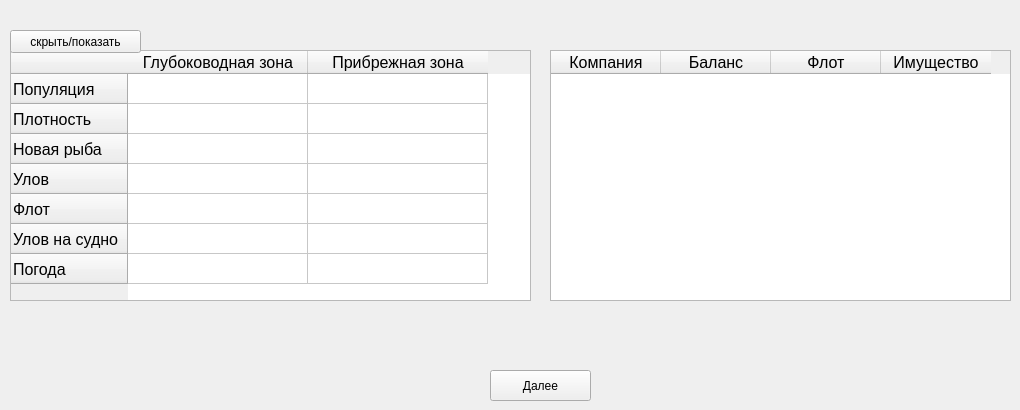
      <widget class="QWidget" name="InfoPage">
       <widget class="QTableWidget" name="WaterInfoTable">
        <property name="enabled">
         <bool>true</bool>
        </property>
        <property name="geometry">
         <rect>
          <x>10</x>
          <y>50</y>
          <width>521</width>
          <height>251</height>
         </rect>
        </property>
        <property name="font">
         <font>
          <pointsize>12</pointsize>
         </font>
        </property>
        <attribute name="horizontalHeaderCascadingSectionResizes">
         <bool>false</bool>
        </attribute>
        <attribute name="horizontalHeaderDefaultSectionSize">
         <number>180</number>
        </attribute>
        <attribute name="horizontalHeaderHighlightSections">
         <bool>true</bool>
        </attribute>
        <attribute name="horizontalHeaderMinimumSectionSize">
         <number>29</number>
        </attribute>
        <attribute name="horizontalHeaderShowSortIndicator" stdset="0">
         <bool>false</bool>
        </attribute>
        <attribute name="verticalHeaderDefaultSectionSize">
         <number>30</number>
        </attribute>
        <attribute name="verticalHeaderMinimumSectionSize">
         <number>19</number>
        </attribute>
        <row>
         <property name="text">
          <string>Популяция</string>
         </property>
         <property name="font">
          <font>
           <pointsize>12</pointsize>
          </font>
         </property>
        </row>
        <row>
         <property name="text">
          <string>Плотность</string>
         </property>
        </row>
        <row>
         <property name="text">
          <string>Новая рыба</string>
         </property>
        </row>
        <row>
         <property name="text">
          <string>Улов</string>
         </property>
        </row>
        <row>
         <property name="text">
          <string>Флот</string>
         </property>
        </row>
        <row>
         <property name="text">
          <string>Улов на судно</string>
         </property>
        </row>
        <row>
         <property name="text">
          <string>Погода</string>
         </property>
        </row>
        <column>
         <property name="text">
          <string>Глубоководная зона</string>
         </property>
         <property name="font">
          <font>
           <pointsize>12</pointsize>
          </font>
         </property>
        </column>
        <column>
         <property name="text">
          <string>Прибрежная зона</string>
         </property>
         <property name="font">
          <font>
           <pointsize>12</pointsize>
          </font>
         </property>
        </column>
       </widget>
       <widget class="QPushButton" name="pushButton_2">
        <property name="geometry">
         <rect>
          <x>490</x>
          <y>370</y>
          <width>101</width>
          <height>31</height>
         </rect>
        </property>
        <property name="text">
         <string>Далее</string>
        </property>
       </widget>
       <widget class="QTableWidget" name="CompaniesInfoTable">
        <property name="geometry">
         <rect>
          <x>550</x>
          <y>50</y>
          <width>461</width>
          <height>251</height>
         </rect>
        </property>
        <property name="font">
         <font>
          <pointsize>12</pointsize>
         </font>
        </property>
        <property name="lineWidth">
         <number>1</number>
        </property>
        <property name="autoScrollMargin">
         <number>16</number>
        </property>
        <attribute name="horizontalHeaderDefaultSectionSize">
         <number>110</number>
        </attribute>
        <attribute name="horizontalHeaderMinimumSectionSize">
         <number>43</number>
        </attribute>
        <attribute name="verticalHeaderVisible">
         <bool>false</bool>
        </attribute>
        <column>
         <property name="text">
          <string>Компания</string>
         </property>
         <property name="font">
          <font>
           <pointsize>12</pointsize>
          </font>
         </property>
        </column>
        <column>
         <property name="text">
          <string>Баланс</string>
         </property>
         <property name="font">
          <font>
           <pointsize>12</pointsize>
          </font>
         </property>
        </column>
        <column>
         <property name="text">
          <string>Флот</string>
         </property>
         <property name="font">
          <font>
           <pointsize>12</pointsize>
          </font>
         </property>
        </column>
        <column>
         <property name="text">
          <string>Имущество</string>
         </property>
         <property name="font">
          <font>
           <pointsize>12</pointsize>
          </font>
         </property>
        </column>
       </widget>
       <widget class="QPushButton" name="hideWaterInfoTable">
        <property name="geometry">
         <rect>
          <x>10</x>
          <y>30</y>
          <width>131</width>
          <height>23</height>
         </rect>
        </property>
        <property name="text">
         <string>скрыть/показать</string>
        </property>
       </widget>
      </widget>
